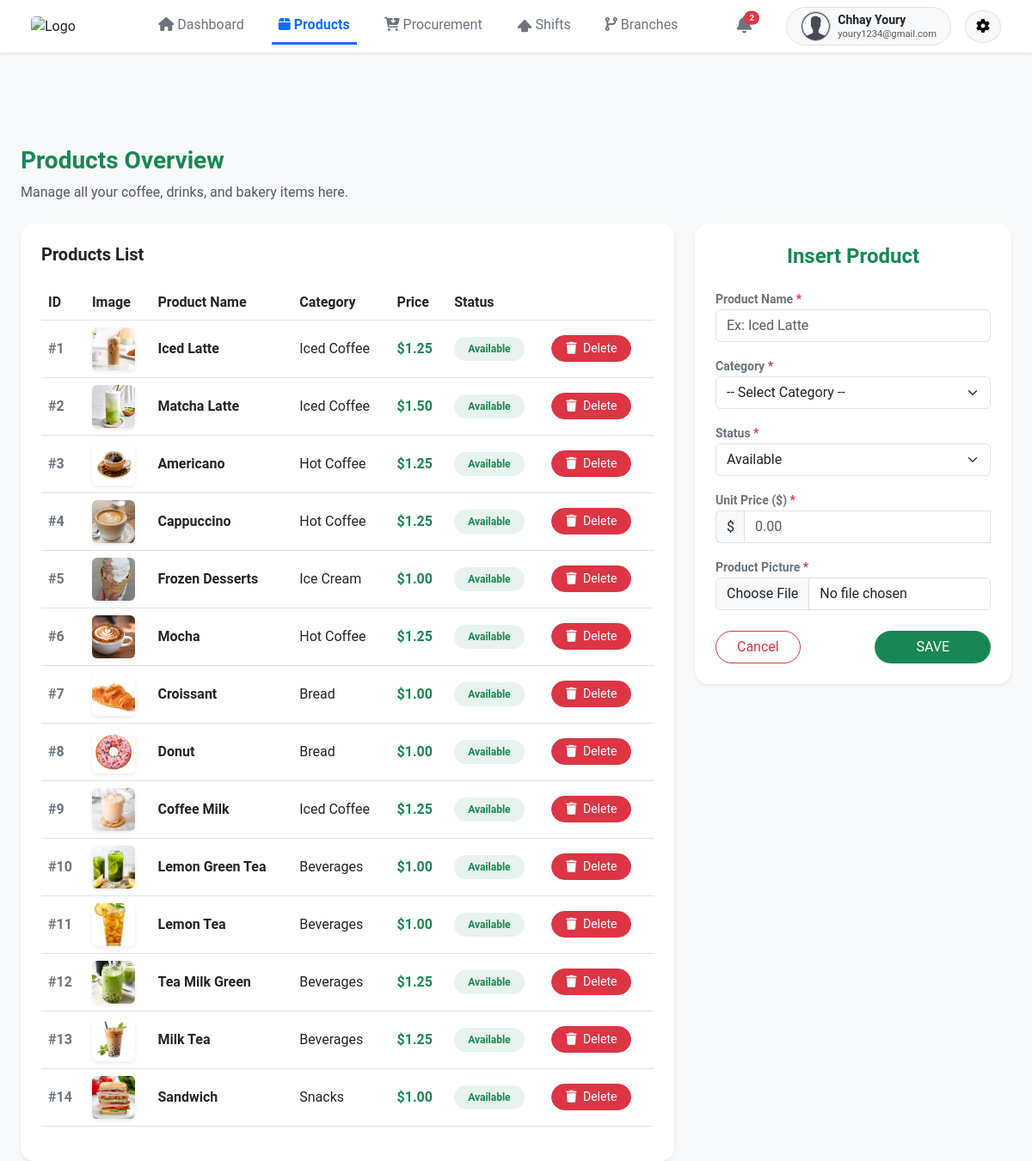
Screenshot of /products.php (signed in) with the database file from the repository.
### tables this page shows
CREATE TABLE `users` (
  `user_id` int(11) NOT NULL,
  `username` varchar(50) NOT NULL,
  `email` varchar(255) NOT NULL,
  `image_staff` varchar(255) DEFAULT 'default_profile.png',
  `password_hash` varchar(255) NOT NULL,
  `role` varchar(30) NOT NULL,
  `is_active` tinyint(1) DEFAULT 1,
  `staff_id` int(11) DEFAULT NULL,
  `branch_id` int(11) DEFAULT NULL,
  `verification_code` varchar(6) DEFAULT NULL,
  `code_expires_at` datetime DEFAULT NULL
);

CREATE TABLE `products` (
  `product_id` int(11) NOT NULL,
  `product_name` varchar(150) NOT NULL,
  `base_price` decimal(10,2) NOT NULL,
  `image` varchar(255) DEFAULT NULL,
  `is_available` tinyint(1) DEFAULT 1,
  `category_id` int(11) DEFAULT NULL
);

CREATE TABLE `categories` (
  `category_id` int(11) NOT NULL,
  `category_name` varchar(100) NOT NULL,
  `description` text DEFAULT NULL
);

### products.php (the view, shortened to what this page needs)
<?php
    include 'config.php';
    $sql = "SELECT p.*, c.category_name
            FROM products p
            LEFT JOIN categories c ON p.category_id = c.category_id
            ORDER BY p.product_id ASC";
    $result = mysqli_query($conn, $sql);
    $count_query = mysqli_query($conn, "SELECT COUNT(id) AS total_unread FROM notifications WHERE status = 'unread'");
    $count_result = mysqli_fetch_assoc($count_query);
    $unread_count = $count_result['total_unread'];
?>
<!DOCTYPE html>
<html lang="en">
<head>
    <link href="https://cdn.jsdelivr.net/npm/bootstrap@5.3.0/dist/css/bootstrap.min.css" rel="stylesheet">
    <link rel="stylesheet" href="https://cdnjs.cloudflare.com/ajax/libs/font-awesome/6.4.0/css/all.min.css">
    <link rel="stylesheet" href="css&js/admin_dashboard.css">
</head>
<body class="bg-light">
     <nav class="navbar navbar-expand-lg bg-white shadow-sm mb-4 px-4 py-2 fixed-top">
        <div class="container-fluid">
            <div class="card border-0" style="width: 5rem;">
                <img src="logo.png" class="card-img" alt="Logo">
            </div>
            <div class="collapse navbar-collapse justify-content-center">
                <ul class="navbar-nav gap-4">
                    <li class="nav-item"><a class="nav-link text-secondary" href="admin_dashboard.php"><i class="fa-solid fa-house"></i> Dashboard</a></li>
                    <li class="nav-item border-bottom border-primary border-3">
                        <a class="nav-link text-primary fw-bold" href="products.php"><i class="fa-solid fa-box"></i> Products</a>
                    </li>
                    <li class="nav-item"><a class="nav-link text-secondary" href="procurement.php"><i class="fa-solid fa-cart-arrow-down"></i> Procurement</a></li>
                    <li class="nav-item"><a class="nav-link text-secondary" href="shifts.php"><svg xmlns="http://www.w3.org/2000/svg" width="18" height="18" fill="currentColor" class="bi bi-shift-fill" viewBox="0 0 16 16">
                          <path d="M7.27 2.047a1 1 0 0 1 1.46 0l6.345 6.77c.6.638.146 1.683-.73 1.683H11.5v3a1 1 0 0 1-1 1h-5a1 1 0 0 1-1-1v-3H1.654C.78 10.5.326 9.455.924 8.816z"/>
                        </svg> Shifts</a></li>
                    <li class="nav-item"><a class="nav-link text-secondary" href="branches.php"><i class="fa-solid fa-code-branch"></i> Branches</a></li>
                </ul>
            </div>
            <div class="d-flex align-items-center gap-3">
                <div class="dropdown me-4">
                    <a href="#" class="text-dark text-decoration-none position-relative" id="notificationDropdown" data-bs-toggle="dropdown" aria-expanded="false">
                        <i class="fa-solid fa-bell fs-5 text-secondary"></i>
                        <?php if($unread_count > 0): ?>
                            <span class="position-absolute top-0 start-100 translate-middle badge rounded-pill bg-danger" style="font-size: 0.6rem;">
                                <?php echo $unread_count; ?>
                            </span>
                        <?php endif; ?>
                    </a>
                </div>
                <?php
                    $current_user_id = $_SESSION['user_id'];
                    $query_profile = mysqli_query($conn, "SELECT username, email, image_staff FROM users WHERE user_id = '$current_user_id'");
                    $admin_info = mysqli_fetch_assoc($query_profile);
                ?>
                <div class="d-flex align-items-center bg-light border rounded-pill px-3 py-1">
                    <img src="uploads/<?php echo $admin_info['image_staff']; ?>" alt="Profile" class="rounded-circle me-2" width="35" height="35" style="object-fit: cover; border: 1px solid #ccc;">
                    <div style="line-height: 1;">
                        <small class="d-block fw-bold text-dark"><?php echo $admin_info['username']; ?></small>
                        <small class="text-muted" style="font-size: 0.7rem;"><?php echo $admin_info['email']; ?></small>
                    </div>
                </div>
                <div class="dropdown">
                    <button class="btn btn-light rounded-circle border" type="button" data-bs-toggle="dropdown" aria-expanded="false">
                        <i class="fa-solid fa-gear"></i>
                    </button>
                </div>
            </div>
        </div>
    </nav>
    <div class="container-fluid px-4" style="margin-top: 100px;">
        <div class="mb-4">
            <h3 class="fw-bold text-success">Products Overview</h3>
            <p class="text-muted">Manage all your coffee, drinks, and bakery items here.</p>
        </div>
        <div class="row g-4">
            <div class="col-lg-8">
                <div class="card border-0 shadow-sm rounded-4 p-4 bg-white">
                    <div class="d-flex justify-content-between align-items-center mb-4">
                        <h5 class="fw-bold mb-0">Products List</h5>
                    </div>
                    <div class="table-responsive">
                        <table class="table table-hover align-middle">
                            <thead class="text-muted border-bottom">
                                <tr>
                                    <th>ID</th>
                                    <th>Image</th>
                                    <th>Product Name</th>
                                    <th>Category</th>
                                    <th>Price</th>
                                    <th>Status</th>
                                </tr>
                            </thead>
                            <tbody>
                                <?php
                                    if(mysqli_num_rows($result) > 0){
                                        while($row = mysqli_fetch_assoc($result)){
                                            echo '<tr>';
                                                echo '<td class="fw-bold text-secondary">#'.$row['product_id'].'</td>';
                                                echo '<td><img src="uploads_product/'.$row['image'].'" class="rounded shadow-sm" alt="Product Image" style="width: 50px; height: 50px; object-fit: cover;"></td>';
                                                echo '<td class="fw-bold">'.$row['product_name'].'</td>';
                                                echo '<td>'.$row['category_name'].'</td>';
                                                echo '<td class="text-success fw-bold">$'.number_format($row['base_price'], 2).'</td>';
                                                if($row['is_available'] == 1){
                                                    echo '<td><span class="badge bg-success bg-opacity-10 text-success px-3 py-2 rounded-pill">Available</span></td>';
                                                } else {
                                                    echo '<td><span class="badge bg-danger bg-opacity-10 text-danger px-3 py-2 rounded-pill">Out of Stock</span></td>';
                                                }
                                                echo '<td>
                                                      <a href="delete_product.php?id=' . $row['product_id'] . '"
                                                         class="btn btn-sm btn-danger rounded-pill px-3"
                                                         onclick="return confirm(\'Are you sure you want to delete this product?\');">
                                                          <i class="fa-solid fa-trash me-1"></i> Delete
                                                      </a>
                                                    </td>';
                                            echo '</tr>';
                                        }
                                    } else {
                                        echo '<tr>';
                                        echo '<td colspan="6" class="text-center text-muted py-5"><i class="fa-solid fa-box-open fs-1 d-block mb-2 text-light"></i>No Data in the database!</td>';
                                        echo '</tr>';
                                    }
                                ?>
                            </tbody>
                        </table>
                    </div>
                </div>
            </div>
            <div class="col-lg-4 col-md-5 mb-4">
                <div class="card border-0 shadow-sm rounded-4">
                    <div class="card-body p-4">
                        <h4 class="text-center text-success fw-bold mb-4">Insert Product</h4>
                        <form id="productForm" class="needs-validation" novalidate action="insert_product_process.php" method="POST" enctype="multipart/form-data">
                            <div class="mb-3">
                                <label class="text-secondary small fw-bold">Product Name <span class="text-danger">*</span></label>
                                <input type="text" class="form-control" name="product_name" id="productNameInput" required placeholder="Ex: Iced Latte">
                            </div>
                            <div class="mb-3">
                                <label class="text-secondary small fw-bold">Category <span class="text-danger">*</span></label>
                                <select class="form-select" name="category_id" required>
                                    <option value="" selected disabled>-- Select Category --</option>
                                </select>
                            </div>
                            <div class="mb-3">
                                <label class="text-secondary small fw-bold">Status <span class="text-danger">*</span></label>
                                <select class="form-select" name="is_available" required>
                                    <option value="1">Available</option>
                                </select>
                            </div>
                            <div class="mb-3">
                                <label class="text-secondary small fw-bold">Unit Price ($) <span class="text-danger">*</span></label>
                                <div class="input-group">
                                    <span class="input-group-text bg-light border-end-0">$</span>
                                    <input type="number" step="0.01" class="form-control" name="base_price" id="priceInput" required placeholder="0.00">
                                </div>
                            </div>
                            <div class="mb-4">
                                <label class="text-secondary small fw-bold">Product Picture <span class="text-danger">*</span></label>
                                <input type="file" name="image" accept="image/*" class="form-control" id="imageInput" required>
                            </div>
                            <div class="d-flex justify-content-between mt-4">
                                <button type="reset" id="cancelBtn" class="btn btn-outline-danger px-4 rounded-pill">Cancel</button>
                                <button type="submit" class="btn btn-success px-5 rounded-pill bg-custom-green border-0">SAVE</button>
                            </div>
                        </form>
                    </div>
                </div>
            </div>
        </div>
    </div>
    <div class="toast-container position-fixed bottom-0 start-0 p-3">
    </div>
</body>
</html>

### css&js/admin_dashboard.css (style rules this page uses)
body { background-color: #F8F9F3; font-family: sans-serif; overflow: visible; padding-top: 70px; font-family: "Roboto", sans-serif; font-optical-sizing: auto; font-weight: 5px; font-style: normal; font-variation-settings: "wdth" 100; }

### rows the page displays
users: image_staff (placeholder picture), username "Chhay Youry", email "youry1234@gmail.com"
products: product_id "1", image (picture), product_name "Iced Latte", category.category_name "Iced Coffee", base_price "1.25", is_available "Available"
products: product_id "2", image (picture), product_name "Matcha Latte", category.category_name "Iced Coffee", base_price "1.50", is_available "Available"
products: product_id "3", image (picture), product_name "Americano", category.category_name "Hot Coffee", base_price "1.25", is_available "Available"
products: product_id "4", image (picture), product_name "Cappuccino", category.category_name "Hot Coffee", base_price "1.25", is_available "Available"
products: product_id "5", image (picture), product_name "Frozen Desserts", category.category_name "Ice Cream", base_price "1.00", is_available "Available"
products: product_id "6", image (picture), product_name "Mocha", category.category_name "Hot Coffee", base_price "1.25", is_available "Available"
products: product_id "7", image (picture), product_name "Croissant", category.category_name "Bread", base_price "1.00", is_available "Available"
products: product_id "8", image (picture), product_name "Donut", category.category_name "Bread", base_price "1.00", is_available "Available"
products: product_id "9", image (picture), product_name "Coffee Milk", category.category_name "Iced Coffee", base_price "1.25", is_available "Available"
products: product_id "10", image (picture), product_name "Lemon Green Tea", category.category_name "Beverages", base_price "1.00", is_available "Available"
products: product_id "11", image (picture), product_name "Lemon Tea", category.category_name "Beverages", base_price "1.00", is_available "Available"
products: product_id "12", image (picture), product_name "Tea Milk Green", category.category_name "Beverages", base_price "1.25", is_available "Available"
products: product_id "13", image (picture), product_name "Milk Tea", category.category_name "Beverages", base_price "1.25", is_available "Available"
products: product_id "14", image (picture), product_name "Sandwich", category.category_name "Snacks", base_price "1.00", is_available "Available"

### other values shown
$unread_count "2"
